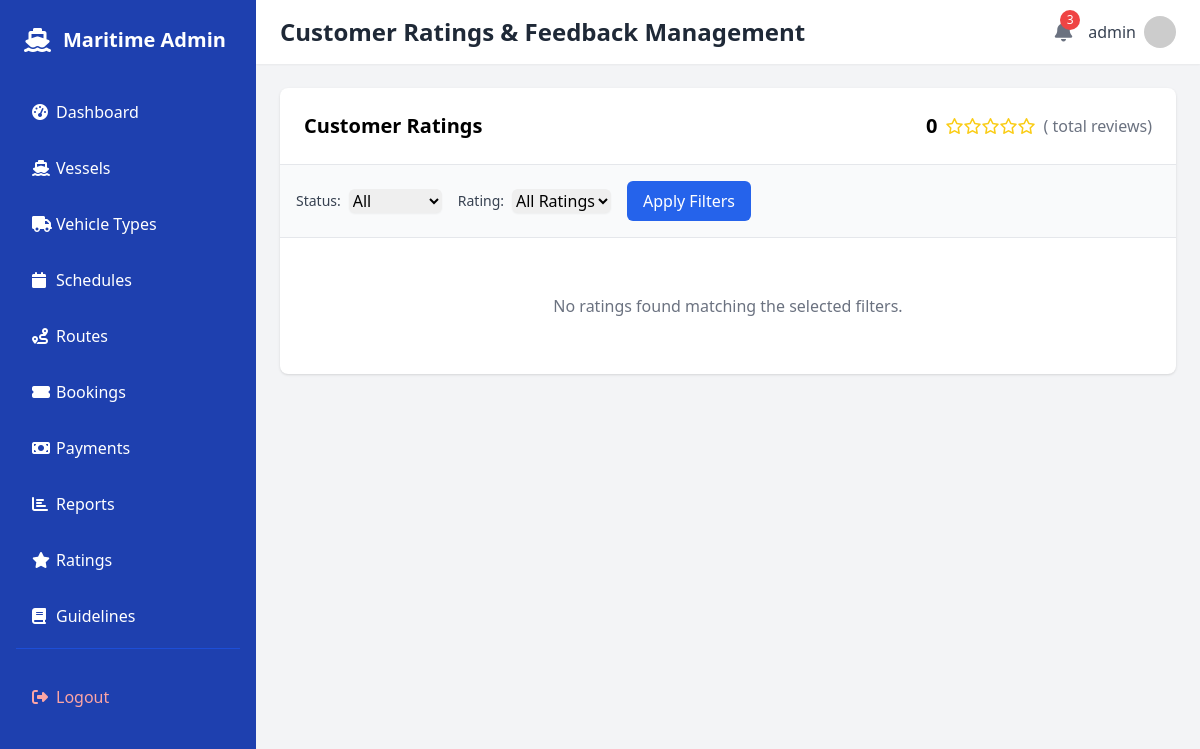
The page /dashboard/ratings/ (signed in) on the database as committed earlier.
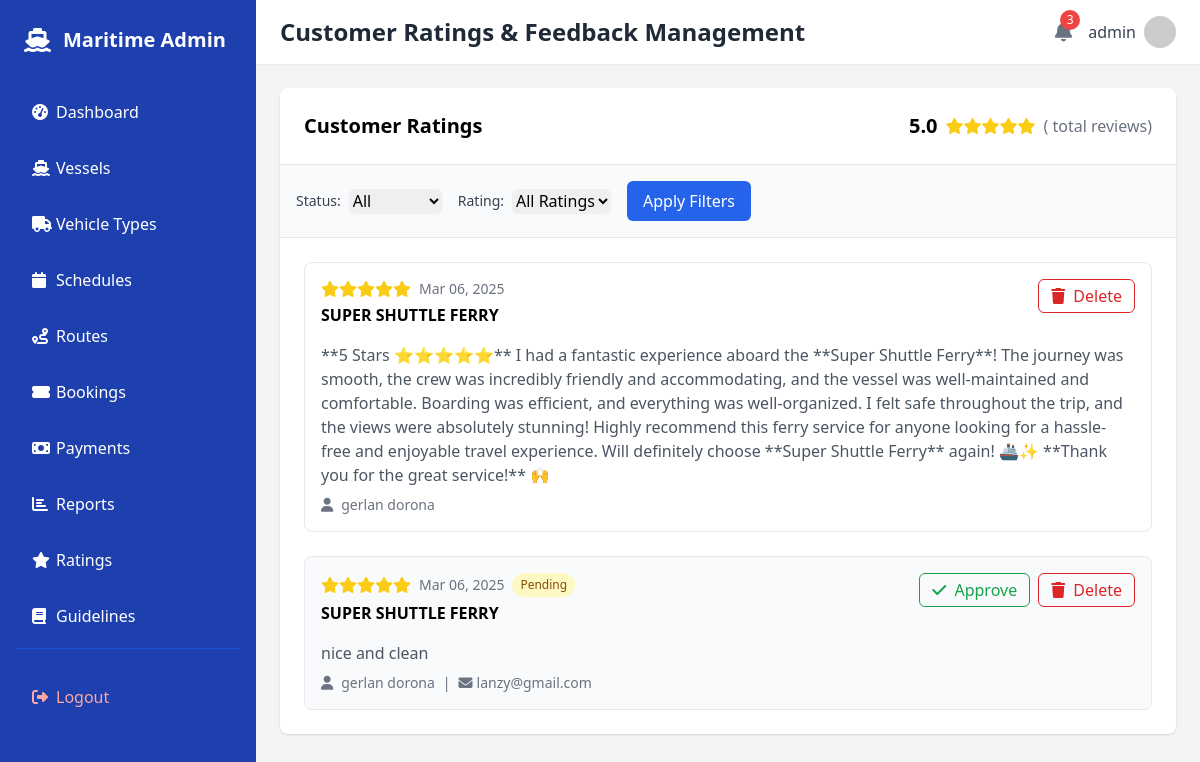
The same page on the database as committed later.
### trip/models.py (models this page shows, shortened)
class Rating(models.Model):
    vessel = models.ForeignKey(Vessel, on_delete=models.CASCADE)
    rating = models.IntegerField(choices=[(1, '1'), (2, '2'), (3, '3'), (4, '4'), (5, '5')])
    comment = models.TextField(blank=True, null=True)
    full_name = models.CharField(max_length=100)
    email = models.EmailField(blank=True, null=True)
    created_at = models.DateTimeField(auto_now_add=True)
    is_approved = models.BooleanField(default=False)  # Add this field for moderation
    user = models.ForeignKey('auth.User', on_delete=models.SET_NULL, null=True, blank=True)  # Add this field to track user ratings
    class Meta:
        ordering = ['-created_at']

class Vessel(models.Model):
    name = models.CharField(max_length=100)
    capacity_passengers = models.PositiveIntegerField()
    capacity_cargo = models.FloatField(help_text="Capacity in metric tons")
    active = models.BooleanField(default=True)

### trip/views.py (the view)
# urls.py: path('dashboard/ratings/', views.ratings_dashboard, name='ratings_dashboard'),
@login_required
@staff_member_required
def ratings_dashboard(request):
    status = request.GET.get('status', 'all')
    rating_filter = request.GET.get('rating', 'all')
    ratings = Rating.objects.select_related('vessel', 'user').order_by('-created_at')
    if status == 'pending':
        ratings = ratings.filter(is_approved=False)
    elif status == 'approved':
        ratings = ratings.filter(is_approved=True)
    if rating_filter != 'all':
        ratings = ratings.filter(rating=int(rating_filter))
    avg_rating = ratings.aggregate(avg=Avg('rating'))['avg'] or 0
    page = request.GET.get('page', 1)
    paginator = Paginator(ratings, 10)  # 10 ratings per page
    try:
        ratings = paginator.page(page)
    except PageNotAnInteger:
        ratings = paginator.page(1)
    except EmptyPage:
        ratings = paginator.page(paginator.num_pages)
    context = {
        'ratings': ratings,
        'avg_rating': round(avg_rating, 1),
        'status': status,
        'rating_filter': rating_filter,
    }
    return render(request, 'dashboard/ratings.html', context)

### trip/views.py (called while the page is built)
def get_notification_context(request):
    if request.user.is_authenticated:
        pending_payments_count = Booking.objects.filter(is_paid=False).count()
        return {
            'pending_payments_count': pending_payments_count
        }
    return {'pending_payments_count': 0}

### templates/dashboard/ratings.html (shortened to what this page needs)
{% extends 'dashboard/base.html' %}
{% block header %}Customer Ratings & Feedback Management{% endblock %}
{% block content %}
<div class="grid grid-cols-1 gap-6">
    <div class="bg-white rounded-lg shadow">
        <div class="p-6 border-b border-gray-200">
            <div class="flex justify-between items-center">
                <h2 class="text-xl font-semibold">Customer Ratings</h2>
                <div class="flex items-center space-x-2">
                    <span class="text-xl font-bold">{{ avg_rating }}</span>
                    <div class="flex text-yellow-400">
                        {% for i in "12345"|make_list %}
                            {% if forloop.counter <= avg_rating %}
                                <i class="fas fa-star"></i>
                            {% elif forloop.counter <= avg_rating|add:0.5 %}
                                <i class="fas fa-star-half-alt"></i>
                            {% else %}
                                <i class="far fa-star"></i>
                            {% endif %}
                        {% endfor %}
                    </div>
                    <span class="text-gray-500">({{ ratings.count }} total reviews)</span>
                </div>
            </div>
        </div>
        <div class="p-4 border-b border-gray-200 bg-gray-50">
            <form method="get" class="flex flex-wrap gap-4">
                <div class="flex items-center space-x-2">
                    <label class="text-sm font-medium text-gray-700">Status:</label>
                    <select name="status" class="rounded-md border-gray-300 shadow-sm focus:border-blue-500 focus:ring focus:ring-blue-500">
                        <option value="all" {% if status == 'all' %}selected{% endif %}>All</option>
                    </select>
                </div>
                <div class="flex items-center space-x-2">
                    <label class="text-sm font-medium text-gray-700">Rating:</label>
                    <select name="rating" class="rounded-md border-gray-300 shadow-sm focus:border-blue-500 focus:ring focus:ring-blue-500">
                        <option value="all" {% if rating_filter == 'all' %}selected{% endif %}>All Ratings</option>
                    </select>
                </div>
                <button type="submit" class="px-4 py-2 bg-blue-600 text-white rounded-md hover:bg-blue-700">
                    Apply Filters
                </button>
            </form>
        </div>
        <div class="p-6">
            <div class="grid gap-6">
                {% for rating in ratings %}
                <div class="border rounded-lg p-4 {% if not rating.is_approved %}bg-gray-50{% endif %}">
                    <div class="flex justify-between items-start mb-4">
                        <div>
                            <div class="flex items-center mb-1">
                                <div class="flex text-yellow-400 mr-2">
                                    {% for i in "12345"|make_list %}
                                        {% if forloop.counter <= rating.rating %}
                                            <i class="fas fa-star"></i>
                                        {% else %}
                                            <i class="far fa-star"></i>
                                        {% endif %}
                                    {% endfor %}
                                </div>
                                <span class="text-gray-500 text-sm">{{ rating.created_at|date:"M d, Y" }}</span>
                                {% if not rating.is_approved %}
                                    <span class="ml-2 px-2 py-1 bg-yellow-100 text-yellow-800 text-xs rounded-full">Pending</span>
                                {% endif %}
                            </div>
                            <p class="font-semibold">{{ rating.vessel.name }}</p>
                        </div>
                        <div class="flex space-x-2">
                            {% if not rating.is_approved %}
                            <form method="post" action="{% url 'approve_rating' rating.id %}" class="inline">
                                <button type="submit" class="text-green-600 hover:text-green-800 px-3 py-1 rounded-md border border-green-600 hover:bg-green-50">
                                    <i class="fas fa-check mr-1"></i> Approve
                                </button>
                            </form>
                            {% endif %}
                            <form method="post" action="{% url 'delete_rating' rating.id %}" class="inline" onsubmit="return confirm('Are you sure you want to delete this rating?');">
                                <button type="submit" class="text-red-600 hover:text-red-800 px-3 py-1 rounded-md border border-red-600 hover:bg-red-50">
                                    <i class="fas fa-trash mr-1"></i> Delete
                                </button>
                            </form>
                        </div>
                    </div>
                    <p class="text-gray-600 mb-2">{{ rating.comment }}</p>
                    <div class="mt-2 text-sm">
                        <div class="flex items-center text-gray-500">
                            <i class="fas fa-user mr-2"></i>
                            <span>{{ rating.full_name|default:"Anonymous" }}</span>
                            {% if rating.email %}
                                <span class="mx-2">|</span>
                                <i class="fas fa-envelope mr-1"></i>
                                <span>{{ rating.email }}</span>
                            {% endif %}
                        </div>
                    </div>
                </div>
                {% empty %}
                <div class="text-center py-8">
                    <p class="text-gray-500">No ratings found matching the selected filters.</p>
                </div>
                {% endfor %}
            </div>
        </div>
    </div>
</div>
{% endblock %}

### templates/dashboard/base.html (shortened to what this page needs)
<!DOCTYPE html>
<html lang="en">
<head>
    <script src="https://cdn.tailwindcss.com"></script>
    <link rel="stylesheet" href="https://cdnjs.cloudflare.com/ajax/libs/font-awesome/6.4.2/css/all.min.css">
</head>
<body class="bg-gray-100">
    <div class="flex min-h-screen">
        <aside class="bg-blue-800 text-white w-64 min-h-screen px-4 py-6">
            <div class="flex items-center mb-8 px-2">
                <i class="fas fa-ship text-2xl"></i>
                <span class="ml-3 text-xl font-bold">Maritime Admin</span>
            </div>
            <nav class="space-y-2">
                <a href="{% url 'dashboard' %}" class="flex items-center px-4 py-3 hover:bg-blue-700 rounded-lg {% if request.resolver_match.url_name == 'dashboard' %}bg-blue-700{% endif %}">
                    <i class="fas fa-tachometer-alt w-6"></i>
                    <span>Dashboard</span>
                </a>
                <a href="{% url 'vessels' %}" class="flex items-center px-4 py-3 hover:bg-blue-700 rounded-lg {% if request.resolver_match.url_name == 'vessels' %}bg-blue-700{% endif %}">
                    <i class="fas fa-ship w-6"></i>
                    <span>Vessels</span>
                </a>
                <a href="#" class="flex items-center px-4 py-3 hover:bg-blue-700 rounded-lg"
                   onclick="openVehicleTypesModal()">
                    <i class="fas fa-truck w-6"></i>
                    <span>Vehicle Types</span>
                </a>
                <a href="{% url 'dashboard_schedules' %}" class="flex items-center px-4 py-3 hover:bg-blue-700 rounded-lg {% if request.resolver_match.url_name == 'dashboard_schedules' %}bg-blue-700{% endif %}">
                    <i class="fas fa-calendar w-6"></i>
                    <span>Schedules</span>
                </a>
                <a href="{% url 'route_list' %}" class="flex items-center px-4 py-3 hover:bg-blue-700 rounded-lg {% if request.resolver_match.url_name == 'route_list' %}bg-blue-700{% endif %}">
                    <i class="fas fa-route w-6"></i>
                    <span>Routes</span>
                </a>
                <a href="{% url 'booking_list' %}" class="flex items-center px-4 py-3 hover:bg-blue-700 rounded-lg {% if request.resolver_match.url_name == 'booking_list' %}bg-blue-700{% endif %}">
                    <i class="fas fa-ticket-alt w-6"></i>
                    <span>Bookings</span>
                </a>
                <a href="{% url 'payments' %}" class="flex items-center px-4 py-3 hover:bg-blue-700 rounded-lg {% if request.resolver_match.url_name == 'payments' %}bg-blue-700{% endif %}">
                    <i class="fas fa-money-bill w-6"></i>
                    <span>Payments</span>
                </a>
                <a href="{% url 'reports' %}" class="flex items-center px-4 py-3 hover:bg-blue-700 rounded-lg {% if request.resolver_match.url_name == 'reports' %}bg-blue-700{% endif %}">
                    <i class="fas fa-chart-bar w-6"></i>
                    <span>Reports</span>
                </a>
                <a href="{% url 'ratings_dashboard' %}" class="flex items-center px-4 py-3 hover:bg-blue-700 rounded-lg {% if request.resolver_match.url_name == 'ratings' %}bg-blue-700{% endif %}">
                    <i class="fas fa-star w-6"></i>
                    <span>Ratings</span>
                </a>
                <a href="{% url 'guidelines' %}" class="flex items-center px-4 py-3 hover:bg-blue-700 rounded-lg {% if request.resolver_match.url_name == 'guidelines' %}bg-blue-700{% endif %}">
                    <i class="fas fa-book w-6"></i>
                    <span>Guidelines</span>
                </a>
                <div class="pt-6 mt-6 border-t border-blue-700">
                    <a href="{% url 'logout' %}" class="flex items-center px-4 py-3 hover:bg-blue-700 rounded-lg text-red-300 hover:text-white">
                        <i class="fas fa-sign-out-alt w-6"></i>
                        <span>Logout</span>
                    </a>
                </div>
            </nav>
        </aside>
        <div class="flex-1">
            <header class="bg-white shadow-sm">
                <div class="flex items-center justify-between px-6 py-4">
                    <h1 class="text-2xl font-bold text-gray-800">{% block header %}{% endblock %}</h1>
                    <div class="flex items-center space-x-4">
                        <div class="relative">
                            <button
                                class="text-gray-500 hover:text-gray-700"
                                hx-get="{% url 'get_notifications' %}"
                                hx-target="#notifications-dropdown"
                                hx-trigger="click"
                                onclick="toggleNotifications()">
                                <i class="fas fa-bell text-xl"></i>
                                {% if pending_payments_count > 0 %}
                                <span class="absolute -top-2 -right-2 bg-red-500 text-white text-xs rounded-full w-5 h-5 flex items-center justify-center">
                                    {{ pending_payments_count }}
                                </span>
                                {% endif %}
                            </button>
                        </div>
                        <div class="flex items-center space-x-2">
                            <span class="text-gray-700">{{ user.username }}</span>
                            <img src="https://ui-avatars.com/api/?name={{ user.username }}" alt="{{ user.username }}" class="w-8 h-8 rounded-full">
                        </div>
                    </div>
                </div>
            </header>
            <main class="p-6">
                {% block content %}{% endblock %}
            </main>
        </div>
    </div>
</body>
</html>

Rows that differ between the two databases and show on the page:
added Rating: rating 5 (drawn), created_at "Mar 06, 2025", vessel.name "SUPER SHUTTLE FERRY", comment "**5 Stars ⭐⭐⭐⭐⭐** I had a fantastic experience aboard the **Super Shuttle Ferry**! The journey was smooth, the crew was incredibly friendly and accommodating, and the vessel was well-maintained and comfortable. Boarding was efficient, and everything was well-organized. I felt safe throughout the trip, and the views were absolutely stunning! Highly recommend this ferry service for anyone looking for a hassle-free and enjoyable travel experience. Will definitely choose **Super Shuttle Ferry** again! 🚢✨ **Thank you for the great service!** 🙌", full_name "gerlan dorona", is_approved True (drawn)
added Rating: rating 5 (drawn), created_at "Mar 06, 2025", is_approved "Pending", vessel.name "SUPER SHUTTLE FERRY", comment "nice and clean", full_name "gerlan dorona", email "lanzy@gmail.com"
Other text that changed with them:
{{ avg_rating }}: "0" → "5.0"
text no longer shown: "No ratings found matching the selected filters."
